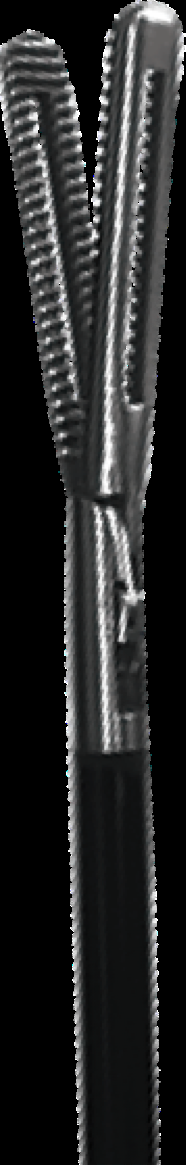
%> input picture Instrument.png, 186 x 1165 px
$ octave Visual_Presentation.m   (GNU Octave 9; MATLAB toolbox functions it lacks are replaced by stand-ins)
%> lines starting %> are read from the running program, lines starting %| are printed output that depends on the picture
### Cursor.m
function [ C_dim, C_shift, C_align_v, im, map, alpha ] = Cursor(Mode_cursor, Mode_visual, xwidth, yheight, xpos, ypos)
% Cursor --> Cursor choice information for display
%   C_Dim = Cursor width and height
%   C_shift = Shift x and y to have the point of interest of the image
%   aligned with the target
%   C_align_v = center the cursor according to the visual display

if strcmp(Mode_visual,'3D') == 1
    C_dim = [0 0];
    C_shift = [0 0];
    C_align_v = [0 0];
    im = [];
    map = [];
    alpha = [];
end

if strcmp(Mode_cursor,'Line') == 1
    C_shift = [0 0];
    C_align_v = [0 0];
    im = [];
    map = [];
    alpha = [];
    if strcmp(Mode_visual,'Vertical') == 1
        C_dim = [xwidth 0];
    elseif strcmp(Mode_visual,'Horizontal') == 1
        C_dim = [0 yheight];
    elseif strcmp(Mode_visual,'2D') == 1
        C_dim = [0 0];
    end

elseif strcmp(Mode_cursor,'Arrow') == 1
    [im, map, alpha] = imread('Arrow.png');
    if strcmp(Mode_visual,'Vertical') == 1
        Scale = size(im,2)/(xwidth/4);
        C_dim = [xwidth/4 (size(im,1)/Scale)];
        C_align_v = [xpos+xwidth/2 -(size(im,1)/Scale)];
        C_shift = [0 0];
        % I = image(flipud(im),'XData',[C_align_v(1) C_align_v(1)+C_dim(1)],'YData',...
        %          [1+C_align_v(2) 1+C_dim(2)+C_align_v(2) ], 'AlphaData', flipud(alpha));

    elseif strcmp(Mode_visual,'Horizontal') == 1
        Scale = size(im,1)/(yheight/2);
        C_dim = [size(im,2)/Scale yheight/2];
        C_align_v = [0 ypos+(yheight/4)];
        C_shift = [-0.1 0];
        % I = image(flipud(im),'XData',[0+C_shift(1)+C_align_v(1) 0+C_shift(1)+C_align_v(1)+C_dim(1)],'YData',...
        %     [C_align_v(2)+C_shift(2) C_align_v(2)+C_shift(2)+C_dim(2)], 'AlphaData', flipud(alpha));

    elseif strcmp(Mode_visual,'2D') == 1
        Scale = size(im,2)/(10/4);
        C_dim = [10/4 (size(im,1)/Scale)];
        C_align_v = [0 -(size(im,1)/Scale)];
        C_shift = [-0.1 0];
        % I = image(flipud(im),'XData',[Displacement(1)+C_shift(1)+C_align_v(1) Displacement(1)+C_shift(1)+C_align_v(1)+C_dim(1)],'YData',...
        %     [Displacement(2)+C_align_v(2)+C_shift(2) Displacement(2)+C_align_v(2)+C_shift(2)+C_dim(2)], 'AlphaData', flipud(alpha));
    end

elseif strcmp(Mode_cursor,'Hand_L') == 1
    [im, map, alpha] = imread('Hand.png');
    if strcmp(Mode_visual,'Vertical') == 1
        Scale = size(im,2)/(xwidth/2);
        C_dim = [xwidth/2 (size(im,1)/Scale)];
        C_align_v = [xpos+xwidth/10 -(size(im,1)/Scale)];
        C_shift = [0 0];
        % I = image(flipud(im),'XData',[C_align_v(1) C_align_v(1)+C_dim(1)],'YData',...
        %          [1+C_align_v(2) 1+C_dim(2)+C_align_v(2) ], 'AlphaData', flipud(alpha));

    elseif strcmp(Mode_visual,'Horizontal') == 1
        Scale = size(im,1)/(yheight/2);
        C_dim = [size(im,2)/Scale yheight/2];
        C_align_v = [0 ypos+(yheight/4)];
        C_shift = [-size(im,2)/Scale 0];
        % I = image(flipud(im),'XData',[0+C_shift(1)+C_align_v(1) 0+C_shift(1)+C_align_v(1)+C_dim(1)],'YData',...
        %     [C_align_v(2)+C_shift(2) C_align_v(2)+C_shift(2)+C_dim(2)], 'AlphaData', flipud(alpha));

    elseif strcmp(Mode_visual,'2D') == 1
        Scale = size(im,1)/(10/2);
        C_dim = [size(im,2)/Scale 10/2];
        C_align_v = [0 -(size(im,1)/Scale)];
        C_shift = [-size(im,2)/Scale 0];
        % I = image(flipud(im),'XData',[Displacement(1)+C_shift(1)+C_align_v(1) Displacement(1)+C_shift(1)+C_align_v(1)+C_dim(1)],'YData',...
        %     [Displacement(2)+C_align_v(2)+C_shift(2) Displacement(2)+C_align_v(2)+C_shift(2)+C_dim(2)], 'AlphaData', flipud(alpha));
        % plot(Displacement(1),Displacement(2),'r*','MarkerSize',18);
    end

elseif strcmp(Mode_cursor,'Surgery') == 1
    [im, map, alpha] = imread('Instrument.png');
    if strcmp(Mode_visual,'Vertical') == 1
        Scale = size(im,2)/(xwidth/4);
        C_dim = [xwidth/4 (size(im,1)/Scale)];
        C_align_v = [xpos+xwidth/4 -(size(im,1)/Scale)];
        C_shift = [0.4 -0.1];
        % I = image(flipud(im),'XData',[C_align_v(1) C_align_v(1)+C_dim(1)],'YData',...
        %          [1+C_align_v(2) 1+C_dim(2)+C_align_v(2) ], 'AlphaData', flipud(alpha));

    elseif strcmp(Mode_visual,'Horizontal') == 1
        Scale = size(im,1)/(yheight);
        C_dim = [size(im,2)/Scale yheight];
        C_align_v = [0 ypos];
        C_shift = [-size(im,2)/Scale 0];
        % I = image(flipud(im),'XData',[0+C_shift(1)+C_align_v(1) 0+C_shift(1)+C_align_v(1)+C_dim(1)],'YData',...
        %     [C_align_v(2)+C_shift(2) C_align_v(2)+C_shift(2)+C_dim(2)], 'AlphaData', flipud(alpha));

    elseif strcmp(Mode_visual,'2D') == 1
        Scale = size(im,1)/10;
        C_dim = [size(im,2)/Scale 10];
        C_align_v = [0 0];
        C_shift = [-size(im,2)/Scale+0.1 -(size(im,1)/Scale)+0.1];
        % I = image(flipud(im),'XData',[Displacement(1)+C_shift(1)+C_align_v(1) Displacement(1)+C_shift(1)+C_align_v(1)+C_dim(1)],'YData',...
        %     [Displacement(2)+C_align_v(2)+C_shift(2) Displacement(2)+C_align_v(2)+C_shift(2)+C_dim(2)], 'AlphaData', flipud(alpha));
        % plot(Displacement(1),Displacement(2),'r*','MarkerSize',18);
    end
end

end

### Target_order.m
function [Targets] = Target_order(nb_Targets)
% Target --> Defines a vector of randomly ordered targets.

    Targets_Rep1 = randperm(nb_Targets)-1;
    Targets_Rep2 = randperm(nb_Targets)-1;
    Targets_Rep3 = randperm(nb_Targets)-1;
    Targets_Rep4 = randperm(nb_Targets)-1;

    while isequal(Targets_Rep1, [1:nb_Targets]) || Targets_Rep1(1) == 0
        Targets_Rep1 = randperm(nb_Targets)-1;
    end

    while Targets_Rep1(end) == Targets_Rep2(1) || isequal(Targets_Rep2, [1:nb_Targets]) || ...
          isequal(Targets_Rep2, Targets_Rep1)
        Targets_Rep2 = randperm(nb_Targets)-1;
    end

    while Targets_Rep2(end) == Targets_Rep3(1) || isequal(Targets_Rep3, [1:nb_Targets]) || ...
          isequal(Targets_Rep3, Targets_Rep2) || isequal(Targets_Rep3, Targets_Rep1)
        Targets_Rep3 = randperm(nb_Targets)-1;
    end

    while Targets_Rep3(end) == Targets_Rep4(1) || isequal(Targets_Rep4, [1:nb_Targets]) || ...
          isequal(Targets_Rep4, Targets_Rep3) || isequal(Targets_Rep4, Targets_Rep2) || ...
          isequal(Targets_Rep4, Targets_Rep1)
        Targets_Rep4 = randperm(nb_Targets)-1;
    end

    Targets = [Targets_Rep1 Targets_Rep2 Targets_Rep3 Targets_Rep4];
end

### Targets_positions.m
function [ Pos_Targets ] = Targets_positions( Targets,nb_Targets, Mode_visual, ypos, xpos, yheight, xwidth )
%Targets_ positions --> return the positions of each targets

if strcmp(Mode_visual,'Horizontal') == 1
    for i = 1:length(Targets)
        Pos_Targets(i) = Targets(i)*(xwidth/(nb_Targets-1));
    end

elseif strcmp(Mode_visual,'Vertical') == 1
    for i = 1:length(Targets)
        Pos_Targets(i) = Targets(i)*(yheight/(nb_Targets-1));
    end

elseif strcmp(Mode_visual,'2D') == 1
    for i = 1:size(Targets,2)
        Pos_Targets(1,i) = Targets(1,i)*(xwidth/(nb_Targets-1));
        Pos_Targets(2,i) = Targets(2,i)*(yheight/(nb_Targets-1));
    end

elseif strcmp(Mode_visual,'3D') == 1
    for i = 1:size(Targets,2)
        Pos_Targets(1,i) = Targets(1,i)*(xwidth/(nb_Targets-1));
        Pos_Targets(2,i) = Targets(2,i)*(yheight/(nb_Targets-1));
        Pos_Targets(3,i) = Targets(3,i)*(yheight/(nb_Targets-1));
    end
end

end

### Display_Cursor.m
function [C] = Display_Cursor( Displacement, Mode_visual, Mode_cursor, xpos, xwidth, ypos, yheight )
% Display the cursor

if strcmp(Mode_cursor,'Line') == 1
    if strcmp(Mode_visual, 'Vertical') == 1
        C = plot([xpos xpos+xwidth],[Displacement(1) Displacement(1)],'k','LineWidth',3);
    elseif strcmp(Mode_visual, 'Horizontal') == 1
        C = plot([Displacement(1) Displacement(1)],[ypos ypos+yheight],'k','LineWidth',3);
    elseif strcmp(Mode_visual, '2D') == 1
        C = plot(Displacement(1),Displacement(2),'k*','LineWidth',2,'MarkerSize',18);
    elseif strcmp(Mode_visual,'3D') == 1
        C = plot3(Displacement(1),Displacement(2),Displacement(3),'k*','MarkerSize',15,'LineWidth',1);
    end


elseif strcmp(Mode_cursor,'Line') == 0
    [ C_dim, C_shift, C_align_v, im, map, alpha ] = Cursor(Mode_cursor, Mode_visual, xwidth, yheight, xpos, ypos);
    if strcmp(Mode_visual, 'Vertical') == 1
        C = image(flipud(im),'XData',...
             [C_align_v(1)+C_shift(1) C_align_v(1)+C_dim(1)+C_shift(1)],...
             'YData',...
             [Displacement(1)+C_align_v(2)+C_shift(2) Displacement(1)+C_dim(2)+C_align_v(2)+C_shift(2)],...
             'AlphaData', flipud(alpha));

    elseif strcmp(Mode_visual, 'Horizontal') == 1
        C = image(flipud(im),'XData',...
             [C_align_v(1)+C_shift(1)+Displacement(1) C_align_v(1)+C_dim(1)+C_shift(1)+Displacement(1)],...
             'YData',...
             [C_align_v(2)+C_shift(2) C_dim(2)+C_align_v(2)+C_shift(2)],...
             'AlphaData', flipud(alpha));
    elseif strcmp(Mode_visual, '2D') == 1
        C = image(flipud(im),'XData',...
             [Displacement(1)+C_align_v(1)+C_shift(1) Displacement(1)+C_align_v(1)+C_dim(1)+C_shift(1)],...
             'YData',...
             [Displacement(2)+C_align_v(2)+C_shift(2) Displacement(2)+C_dim(2)+C_align_v(2)+C_shift(2)],...
             'AlphaData', flipud(alpha));
    end
end
end

### Observe_Reached_Target.m
function [Reached_text, x, y] = Observe_Reached_Target( Mode_visual, T, Duration_Pause, Reached_text)
% [Reached_text, x, y] = Observe_Reached_Target( Mode_visual, T)
% Reach_Target_Color --> Display info to inform the user he reached the
% target:
% Change of color
% Text message

set(T,'Color','r');

Tx = get(T,'XData');
Ty = get(T,'YData');
if (strcmp(Mode_visual, 'Horizontal') == 1) || (strcmp(Mode_visual, 'Vertical') == 1)
    y = Ty(2);
    x = (Tx(1)+Tx(2))/2;

elseif strcmp(Mode_visual, '2D') == 1
    y = Ty;
    x = Tx;
end

set(Reached_text,'Position',[19,y+10]);
set(Reached_text,'Visible','on');
% [12 lines of commented-out code are left out]
end

### Update_Cursor.m
function Update_Cursor(Mode_Visual, Mode_Cursor, C, Displacement, C_dim, C_shift, C_align_v)
% Update_Cursor --> displace the cursor of the figure
if strcmp(Mode_Cursor,'Line') == 1
    if strcmp(Mode_Visual,'Vertical') == 1
        set(C,'YData',[Displacement(1) Displacement(1)]);
    elseif strcmp(Mode_Visual,'Horizontal') == 1
        set(C,'XData',[Displacement(1) Displacement(1)]);
    elseif strcmp(Mode_Visual,'2D') == 1
        set(C,'XData',Displacement(1),'YData',Displacement(2));
    elseif strcmp(Mode_Visual,'3D') == 1
        set(C,'XData',Displacement(1),'YData',Displacement(2), 'ZData',Displacement(3));
    end

elseif strcmp(Mode_Cursor,'Line') == 0
    if strcmp(Mode_Visual,'Vertical') == 1
        set(C, 'YData',[C_align_v(2)+C_shift(2)+Displacement(1) C_shift(2)+C_align_v(2)+C_dim(2)+Displacement(1)]);
    elseif strcmp(Mode_Visual,'Horizontal') == 1
        set(C, 'XData',[C_align_v(1)+C_shift(1)+Displacement(1) C_shift(1)+C_align_v(1)+C_dim(1)+Displacement(1)]);
    elseif strcmp(Mode_Visual,'2D') == 1
        set(C, 'XData',[C_align_v(1)+C_shift(1)+Displacement(1) C_shift(1)+C_align_v(1)+C_dim(1)+Displacement(1)],...
            'YData',[C_align_v(2)+C_shift(2)+Displacement(2) C_shift(2)+C_align_v(2)+C_dim(2)+Displacement(2)]);
    end
end
drawnow;

end

### Visual_display.m
function [ypos, xpos, yheight, xwidth] = Visual_display(Mode_visual)
% Visual_display --> Generate the interface visual display
% Mode visual
% axislim = [xlmin xlmax ylmin ylmax]
% limit screen display :ylmin = 0; ylmax = 60; xlmin = 0; xlmax = 60;
axislim = [-1 61 -1 70];
Color_Face = [175,238,238]./255;
Color_Edge = [0,206,209]./255;
Color_Edge2 = [0,139,139]./255;
set(gcf, 'renderer', 'painters');
if strcmp(Mode_visual,'Horizontal') == 1
    % Dimension interface/rectangle display
    ypos = 25; xpos = 0; yheight = 10; xwidth = 60;

    % Plot interface
    %f1 = figure();
    hold on; axis off;
    axis(axislim);
    set(gcf, 'color', 'white'), set(gca, 'fontsize', 12,'box', 'off');
    r = rectangle('Position', [xpos ypos xwidth yheight], 'FaceColor',...
        Color_Face,'EdgeColor',Color_Edge,'LineWidth',3);

elseif strcmp(Mode_visual,'Vertical') == 1
    % Dimension interface/rectangle display
    ypos = 0; xpos = 25; yheight = 60; xwidth = 10;

    % Plot interface
    %f1 = figure();
    hold on; axis off;
    axis(axislim);
    set(gcf, 'color', 'white'), set(gca, 'fontsize', 12,'box', 'off');

    r = rectangle('Position', [xpos ypos xwidth yheight], 'FaceColor',...
        Color_Face,'EdgeColor',Color_Edge,'LineWidth',3);

elseif strcmp(Mode_visual,'2D') == 1
    % Dimension interface/rectangle display
    ypos = 0; xpos = 0; yheight = 60; xwidth = 60;

    % Plot interface
    %f1 = figure();
    hold on; axis off;
    axis(axislim);
    set(gcf, 'color', 'white'), set(gca, 'fontsize', 12,'box', 'off');

    r = rectangle('Position', [xpos ypos xwidth yheight], 'FaceColor',...
        Color_Face,'EdgeColor',Color_Edge,'LineWidth',3);

elseif strcmp(Mode_visual,'3D') == 1
    % Dimension interface/rectangle display
    axislim = [axislim -1 61];
    ypos = 0; xpos = 0; yheight = 60; xwidth = 60;

    % Plot interface
    % f1 = figure();
    hold on; axis on;
    axis(axislim);
    grid on; grid minor; view(55,35);
    set(gcf, 'color', 'white'), set(gca, 'fontsize', 12,'box', 'off');
    set(gca,'Xticklabel',[],'Yticklabel',[],'Zticklabel',[])
    set(gca, 'XColor',Color_Edge2, 'YColor', Color_Edge2,'ZColor', Color_Edge2);
end

end

### Visual_Presentation.m
%%%%%%%%%%%%%%%%%%%%%%%%%%%%%%%%%%%%%%%%%%%%%%%%%%%%%%%%%%%%%%%%%%%%%%%%%%%
%%%%                           Hasler Project                          %%%%
%%%%                                                                   %%%%
%%%%                   Script Display visual screen                    %%%%
%%%%                          For Presentation                         %%%%
%%%%                            Ana飐 Haget                            %%%%
%%%%                            Spring 2018                            %%%%
%%%%%%%%%%%%%%%%%%%%%%%%%%%%%%%%%%%%%%%%%%%%%%%%%%%%%%%%%%%%%%%%%%%%%%%%%%%

% -------------------------------------------------------------------------
clear all; close all; clc;
% -------------------------------------------------------------------------

%% Observe cursor
Mode_visual = 'Vertical';
Mode_cursor = 'Line';
nb_Targets = 6;
Duration_Pause = 2;

[ypos, xpos, yheight, xwidth] = Visual_display(Mode_visual);
[ C_dim, C_shift, C_align_v, im, map, alpha ] = Cursor(Mode_cursor, Mode_visual, xwidth, yheight, xpos, ypos);
[C] = Display_Cursor( [30 30 30], Mode_visual, Mode_cursor, xpos, xwidth, ypos, yheight );
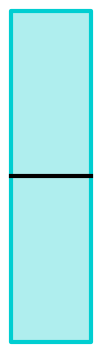
%> figure redrawn from the program's plot data

%% Target observation
clear all; close all; clc;
Mode_visual = 'Vertical';
Mode_cursor = 'Surgery';
nb_Targets = 6;
Duration_Pause = 2;

[ypos, xpos, yheight, xwidth] = Visual_display(Mode_visual);
[ C_dim, C_shift, C_align_v, im, map, alpha ] = Cursor(Mode_cursor, Mode_visual, xwidth, yheight, xpos, ypos);
%> call 2 of Cursor, with Mode_cursor = 'Surgery', Mode_visual = 'Vertical', xwidth = 10, yheight = 60, xpos = 25, ypos = 0
%> in Cursor, im is the input picture: size 1165x186x3 uint8; mean R, G, B 40, 40.5, 40.6
%> in Cursor (call 2), `[im, map, alpha] = imread('Instrument.png');`:
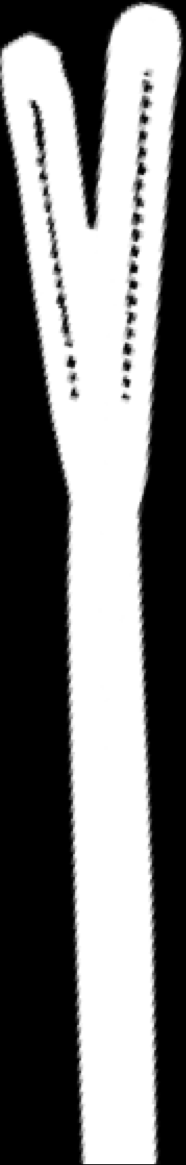
%> alpha: size 1165x186 uint8; min 0, max 255, mean 121.7
%> in Cursor (call 2), `[im, map, alpha] = imread('Instrument.png');`: map = []
%> C_dim = [2.5 15.66]; C_shift = [0.4 -0.1]; C_align_v = [27.5 -15.66]; map = []

[Targets] = Target_order(nb_Targets);
%[ Targets ] = Targets_multipleD( nb_Targets, Mode_visual );

[ Pos_Targets ] = Targets_positions( Targets,nb_Targets, Mode_visual, ypos, xpos, yheight, xwidth );
Reached_text = text(19,64,' Observe all Targets ','Color',[25,25,112]./255,'FontWeight','Bold','FontSize',16);
for i = 1: length(Targets)
    [T] = Display_Cursor( Pos_Targets(:,i), Mode_visual, 'Line', xpos, xwidth, ypos, yheight );
    set(T, 'Color', [25,25,112]./255);
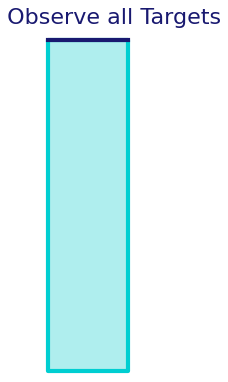
%> figure redrawn from the program's plot data
end

%% Reaching Targets
clear all; close all; clc;

Mode_visual = 'Vertical';
Mode_cursor = 'Surgery';
nb_Targets = 6;
Duration_Pause = 2;

[ypos, xpos, yheight, xwidth] = Visual_display(Mode_visual);
[ C_dim, C_shift, C_align_v, im, map, alpha ] = Cursor(Mode_cursor, Mode_visual, xwidth, yheight, xpos, ypos);
[Targets] = Target_order(nb_Targets);
[ Pos_Targets ] = Targets_positions( Targets,nb_Targets, Mode_visual, ypos, xpos, yheight, xwidth );

[C] = Display_Cursor( [0 0 0], Mode_visual, Mode_cursor, xpos, xwidth, ypos, yheight );
[T] = Display_Cursor( Pos_Targets(:,1), Mode_visual, 'Line', xpos, xwidth, ypos, yheight );
set(T, 'Color', [25,25,112]./255);

for i = 1: Pos_Targets(1,1)
    Update_Cursor(Mode_visual, Mode_cursor, C, i, C_dim, C_shift, C_align_v);
end
[Reached_text, x, y] = Observe_Reached_Target( Mode_visual, T, Duration_Pause);
%> in Observe_Reached_Target, `set(T,'Color','r');`:
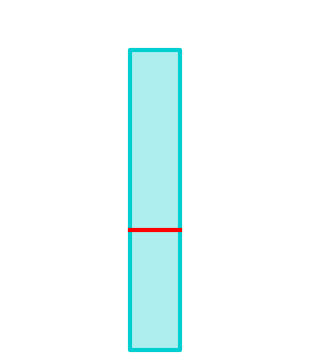
%> figure redrawn from the program's plot data; shown 5 times larger
%> the run ends on the next line
